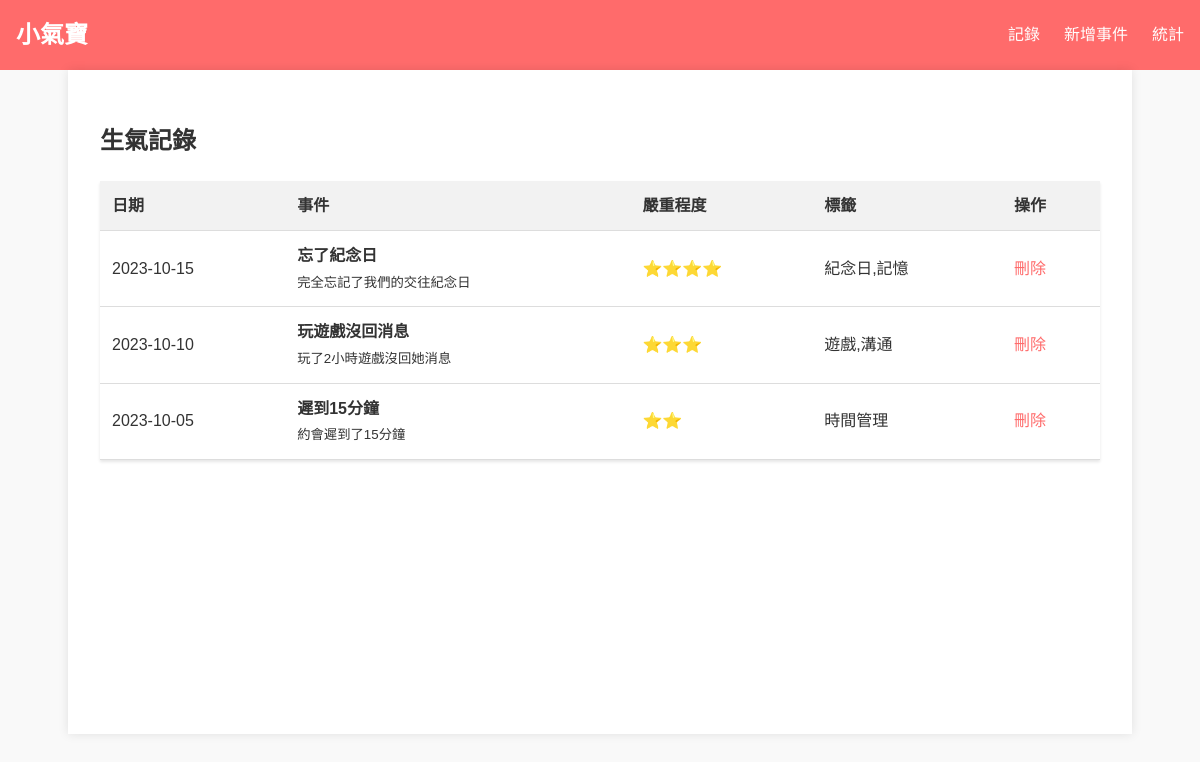
The page / on the database its author committed.
### tables this page shows
CREATE TABLE incidents
                 (id INTEGER PRIMARY KEY AUTOINCREMENT,
                 date TEXT NOT NULL,
                 title TEXT NOT NULL,
                 description TEXT,
                 severity INTEGER NOT NULL,
                 tags TEXT,
                 created_at TIMESTAMP DEFAULT CURRENT_TIMESTAMP);

### app.py (the view)
@app.route('/')
def index():
    try:
        conn = get_db_connection()
        incidents = conn.execute('SELECT * FROM incidents ORDER BY date DESC').fetchall()
        conn.close()
        return render_template('index.html', incidents=incidents)
    except Exception as e:
        return f"錯誤: {str(e)}"

### app.py (called while the page is built)
def get_db_connection():
    conn = sqlite3.connect('anger_journal.db')
    conn.row_factory = sqlite3.Row
    return conn

### templates/index.html
{% extends 'base.html' %}
{% block content %}
<h2>生氣記錄</h2>
{% if incidents %}
    <table>
        <thead>
            <tr>
                <th>日期</th>
                <th>事件</th>
                <th>嚴重程度</th>
                <th>標籤</th>
                <th>操作</th>
            </tr>
        </thead>
        <tbody>
            {% for incident in incidents %}
            <tr>
                <td>{{ incident['date'] }}</td>
                <td>
                    <strong>{{ incident['title'] }}</strong>
                    {% if incident['description'] %}
                    <br><small>{{ incident['description'] }}</small>
                    {% endif %}
                </td>
                <td>
                    {% for i in range(incident['severity']) %}⭐{% endfor %}
                </td>
                <td>{{ incident['tags'] }}</td>
                <td>
                    <a href="{{ url_for('delete_incident', id=incident['id']) }}"
                       onclick="return confirm('確定要刪除這條記錄嗎？')">刪除</a>
                </td>
            </tr>
            {% endfor %}
        </tbody>
    </table>
{% else %}
    <p>還沒有任何記錄，<a href="{{ url_for('add_incident') }}">新增第一筆記錄</a>。</p>
{% endif %}
{% endblock %}

### templates/base.html (shortened to what this page needs)
<!DOCTYPE html>
<html lang="zh">
<head>
    <link rel="stylesheet" href="{{ url_for('static', filename='style.css') }}">
</head>
<body>
    <nav>
        <h1><a href="{{ url_for('index') }}">小氣寶</a></h1>
        <ul>
            <li><a href="{{ url_for('index') }}">記錄</a></li>
            <li><a href="{{ url_for('add_incident') }}">新增事件</a></li>
            <li><a href="{{ url_for('stats') }}">統計</a></li>
        </ul>
    </nav>
    <main>
        {% block content %}{% endblock %}
    </main>
</body>
</html>

### static/style.css (style rules this page uses)
body { font-family: 'Arial', 'Microsoft JhengHei', sans-serif; line-height: 1.6; margin: 0; padding: 0; background-color: #f9f9f9; color: #333; }
nav { background-color: #ff6b6b; color: white; padding: 1rem; display: flex; justify-content: space-between; align-items: center; }
nav h1 { margin: 0; }
nav a { color: white; text-decoration: none; }
nav ul { list-style: none; display: flex; margin: 0; padding: 0; }
nav ul li { margin-left: 1.5rem; }
main { padding: 2rem; max-width: 1000px; margin: 0 auto; background-color: white; box-shadow: 0 0 10px rgba(0,0,0,0.1); min-height: calc(100vh - 200px); }
table { width: 100%; border-collapse: collapse; margin: 1rem 0; box-shadow: 0 2px 3px rgba(0,0,0,0.1); }
th, td { padding: 0.75rem; text-align: left; border-bottom: 1px solid #ddd; }
th { background-color: #f2f2f2; font-weight: bold; }
a { color: #ff6b6b; text-decoration: none; }

### rows shown on the page
incidents: date "2023-10-15", title "忘了紀念日", description "完全忘記了我們的交往紀念日", tags "紀念日,記憶"
incidents: date "2023-10-10", title "玩遊戲沒回消息", description "玩了2小時遊戲沒回她消息", tags "遊戲,溝通"
incidents: date "2023-10-05", title "遲到15分鐘", description "約會遲到了15分鐘", tags "時間管理"
